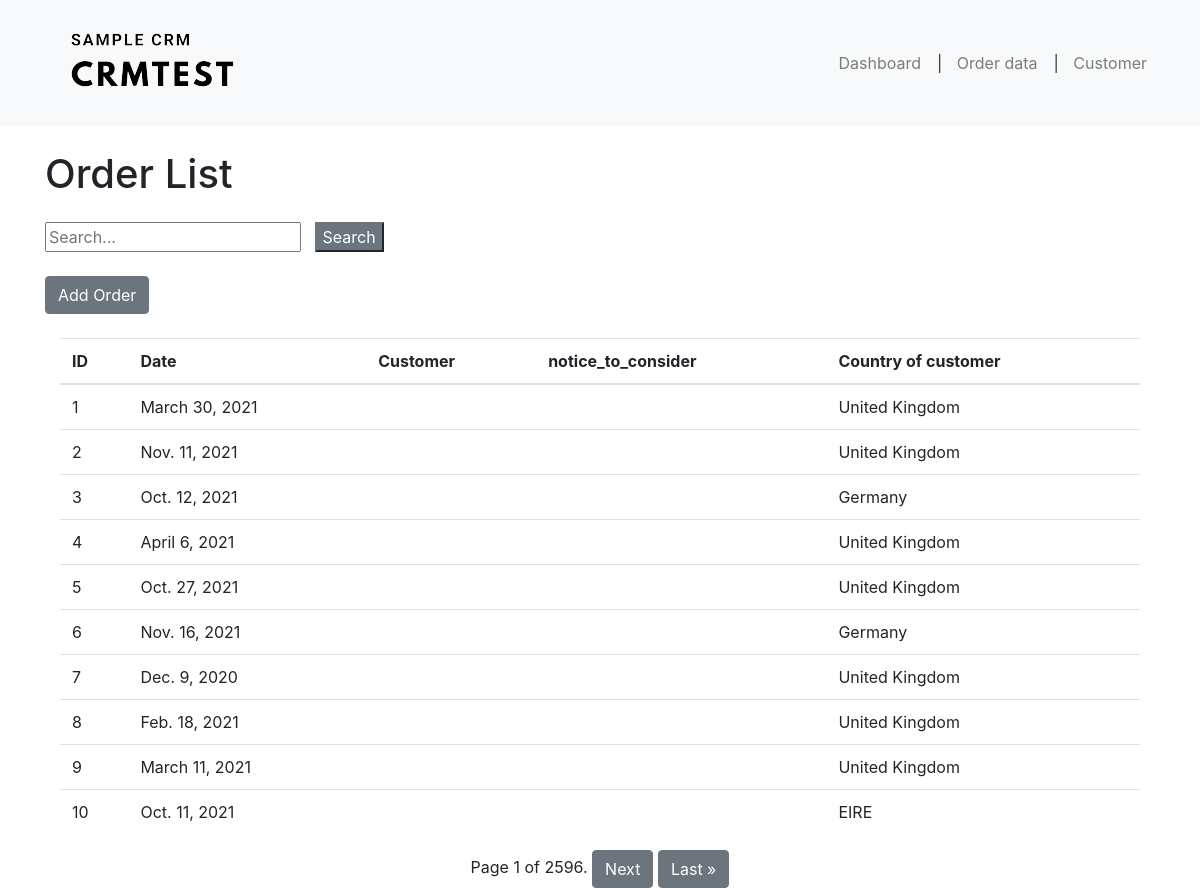
Screenshot of /order_data/ with the database file from the repository.
### crmapplication/models.py (models this page shows, shortened)
class Invoice(models.Model):
    invoice_id = models.AutoField(primary_key=True)
    invoice_date = models.DateField( blank=True)
    customer = models.ForeignKey(Customer, null=True, blank=True, on_delete=models.DO_NOTHING)
    country = models.CharField(max_length=50, blank=True)
    quantity = models.IntegerField( blank=True)
    amount = models.DecimalField(max_digits=10, decimal_places=2, blank=True)
    notice_to_consider = models.CharField(max_length = 255,blank=True)

### crmapplication/views.py (the view)
# urls.py: path('order_data/', views.order_data, name='order_data'),
def order_data(request):
    order = Invoice.objects.all()
    paginator = Paginator(order, 10)  # Show 10 order per page
    page = request.GET.get('page')
    order = paginator.get_page(page)
    return render(request, 'crm/order_data.html',{'orders':order})

### crmapplication/models.py (called while the page is built)
    def __str__(self):
        return f"{self.first_name}{self.last_name}"

### crmapplication/templates/crm/order_data.html (shortened to what this page needs)
{% extends 'base.html' %}
{% block content %}
<div class="container mt-4">
    <div class="row">
        <h1>Order List</h1><br/>
    </div>
    <div class="row mt-3">
        <input type="text" id="search-bar" placeholder="Search...">&nbsp&nbsp&nbsp
        <button id="search-button" class="sbtn btn-secondary">Search</button>
    </div>
</div>
<div class="container mt-4">
    <div class="row mt-3">
        <a href="{% url 'customer_detail' %}" class="btn btn-secondary">Add Order</a>
    </div>
	<br/>
    <table class="table table-hover">
        <thead>
            <tr>
                <th>ID</th>
                <th>Date</th>
                <th>Customer</th>
                <th>notice_to_consider</th>
				<th>Country of customer</th>
            </tr>
        </thead>
        <tbody>
            {% for order in orders %}
                <tr class="order-row" data-orderid="{{ order.customer_id }}">
                    <td>{{ order.invoice_id }}</td>
                    <td>{{ order.invoice_date }}</td>
                    <td>{{ order.customer }}</td>
                    <td>{{ order.notice_to_consider }}</td>
					<td>{{ order.country }}</td>
                </tr>
            {% endfor %}
        </tbody>
    </table>
    <div class="pagination justify-content-center">
        <span class="step-links">
            <span class="current-page">
                Page {{ orders.number }} of {{ orders.paginator.num_pages }}.
            </span>
            {% if orders.has_next %}
                <a href="?page={{ orders.next_page_number }}" class="btn btn-secondary">Next</a>
                <a href="?page={{ orders.paginator.num_pages }}" class="btn btn-secondary">Last &raquo;</a>
            {% endif %}
        </span>
    </div>
</div>
{% endblock %}

### rows the page displays
Invoice: invoice_id "1", invoice_date "March 30, 2021", country "United Kingdom"
Invoice: invoice_id "2", invoice_date "Nov. 11, 2021", country "United Kingdom"
Invoice: invoice_id "3", invoice_date "Oct. 12, 2021", country "Germany"
Invoice: invoice_id "4", invoice_date "April 6, 2021", country "United Kingdom"
Invoice: invoice_id "5", invoice_date "Oct. 27, 2021", country "United Kingdom"
Invoice: invoice_id "6", invoice_date "Nov. 16, 2021", country "Germany"
Invoice: invoice_id "7", invoice_date "Dec. 9, 2020", country "United Kingdom"
Invoice: invoice_id "8", invoice_date "Feb. 18, 2021", country "United Kingdom"
Invoice: invoice_id "9", invoice_date "March 11, 2021", country "United Kingdom"
Invoice: invoice_id "10", invoice_date "Oct. 11, 2021", country "EIRE"

### other values shown
{{ orders.number }} "1"
{{ orders.paginator.num_pages }} "2596"
